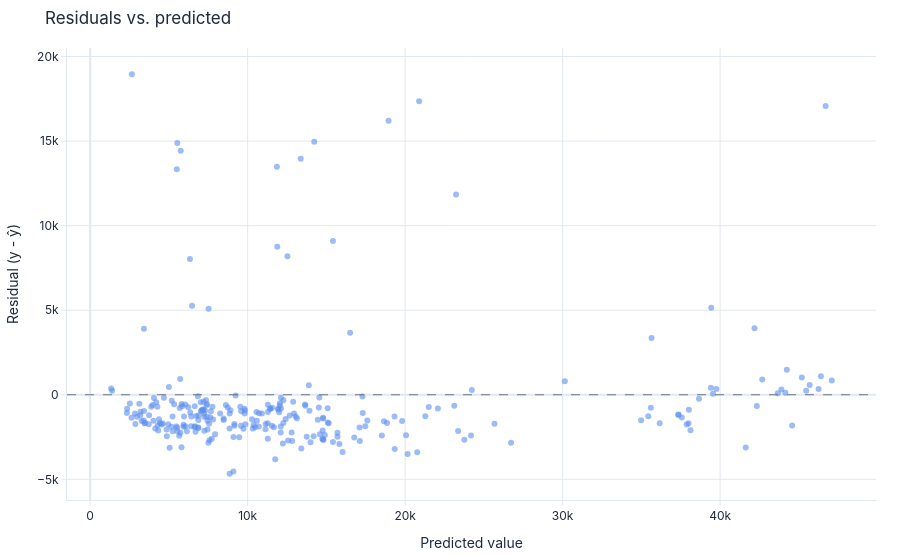

Notebook source saved alongside this figure:
### Code cell
# Diagnóstico 1 — residuos: ¿los errores son ruido aleatorio o queda un patrón?
# Si hay patrón (curva, embudo), al modelo le falta información o le sobra rigidez.
# 🔴 plot_model también recibe el .pipeline, no el TuneResult
exp.plot_model(ajustado.pipeline, plot="residuals")

### Figure 1 — Plotly figure (JSON) as saved in the notebook; plotly's stock layout.template omitted (floating-point values rounded to 4 significant figures; data arrays with more than 128 entries replaced by an {"elided": "..."} marker saying what was removed)
{"data": [{"hovertemplate": "Predicted: %{x:.3f}<br>Residual: %{y:.3f}<extra></extra>", "marker": {"color": "#5B8DEF", "opacity": 0.6, "size": 6}, "mode": "markers", "name": "Residuals", "type": "scatter", "x": {"elided": "268 float values"}, "y": {"elided": "268 float values"}}], "layout": {"font": {"color": "#1E293B", "family": "Inter, system-ui, sans-serif", "size": 12}, "hoverlabel": {"bgcolor": "white", "bordercolor": "#E2E8F0", "font": {"family": "Inter, system-ui, sans-serif", "size": 12}}, "legend": {"bgcolor": "rgba(0,0,0,0)", "borderwidth": 0, "orientation": "h", "x": 0, "y": -0.18}, "margin": {"b": 48, "l": 56, "r": 24, "t": 48}, "paper_bgcolor": "rgba(0,0,0,0)", "plot_bgcolor": "rgba(0,0,0,0)", "shapes": [{"line": {"color": "#64748B", "dash": "dash", "width": 1}, "type": "line", "x0": 0, "x1": 1, "xref": "x domain", "y0": 0, "y1": 0, "yref": "y"}], "showlegend": false, "title": {"text": "Residuals vs. predicted"}, "xaxis": {"automargin": true, "gridcolor": "#E2E8F0", "linecolor": "#E2E8F0", "tickcolor": "#E2E8F0", "ticks": "outside", "title": {"text": "Predicted value"}, "zerolinecolor": "#E2E8F0"}, "yaxis": {"automargin": true, "gridcolor": "#E2E8F0", "linecolor": "#E2E8F0", "tickcolor": "#E2E8F0", "ticks": "outside", "title": {"text": "Residual (y - ŷ)"}, "zerolinecolor": "#E2E8F0"}}}
